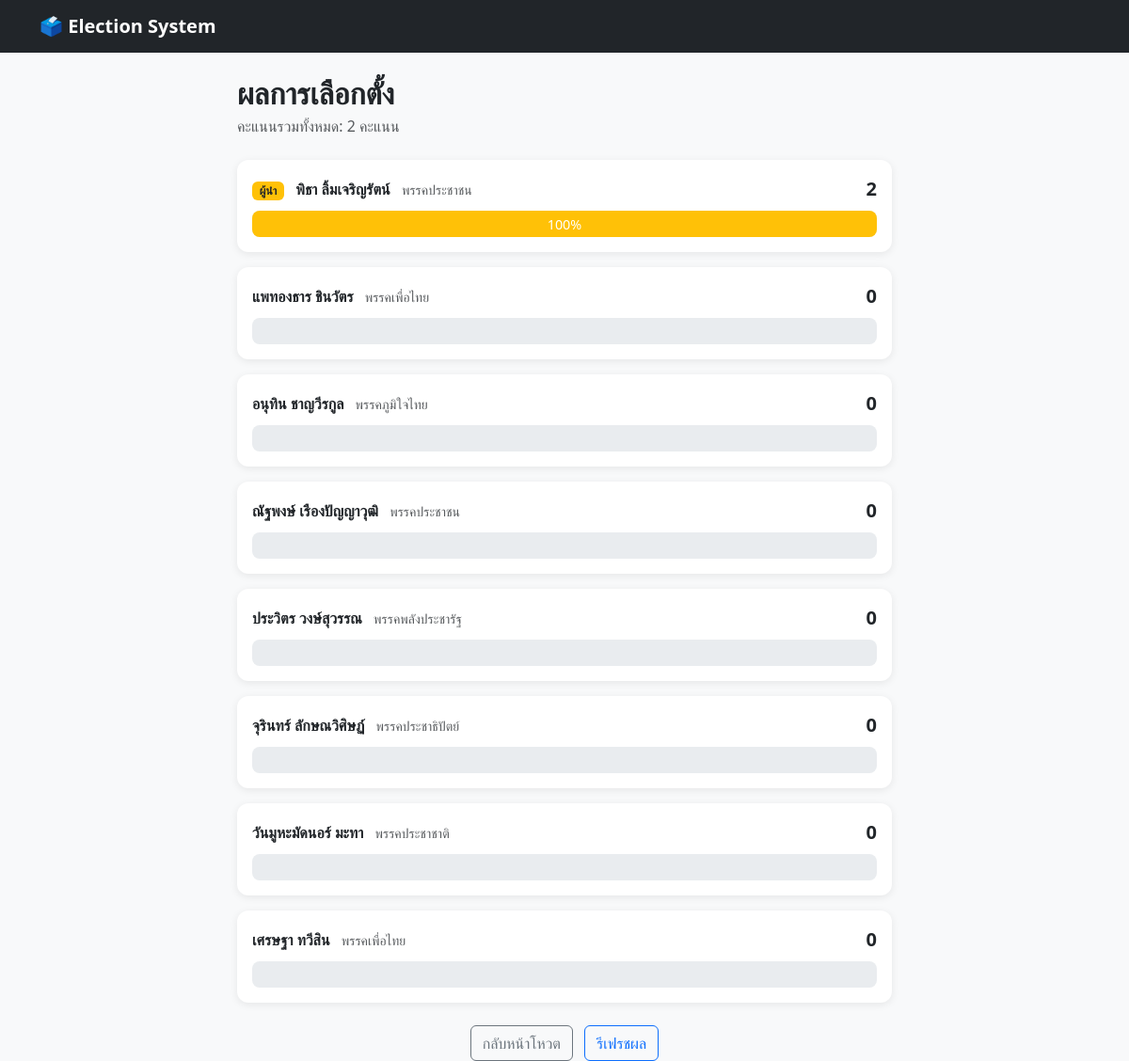
The app's page /results/ with its own data.
### polls/models.py (models this page shows, shortened)
class Candidate(models.Model):
    name = models.CharField(max_length=200)
    party = models.CharField(max_length=200)

### polls/views.py (the view)
# urls.py: path('results/', views.results, name='results'),
def results(request):
    candidates = Candidate.objects.annotate(
        vote_count=Count('votes')
    ).order_by('-vote_count')
    total_votes = Vote.objects.count()
    return render(request, 'polls/results.html', {
        'candidates': candidates,
        'total_votes': total_votes,
    })

### polls/templates/polls/results.html (shortened to what this page needs)
{% extends 'polls/base.html' %}
{% block content %}
<h2 class="fw-bold mb-1">ผลการเลือกตั้ง</h2>
<p class="text-muted mb-4">คะแนนรวมทั้งหมด: {{ total_votes }} คะแนน</p>
{% for candidate in candidates %}
<div class="card candidate-card p-3 mb-3 {% if forloop.first and total_votes %}border-warning border-2{% endif %}">
  <div class="d-flex justify-content-between align-items-center mb-2">
    <div>
      {% if forloop.first and total_votes %}
      <span class="badge bg-warning text-dark me-2">ผู้นำ</span>
      {% endif %}
      <span class="fw-bold">{{ candidate.name }}</span>
      <small class="text-muted ms-2">{{ candidate.party }}</small>
    </div>
    <span class="fw-bold fs-5">{{ candidate.vote_count }}</span>
  </div>
  <div class="progress">
    <div class="progress-bar {% if forloop.first %}bg-warning{% else %}bg-primary{% endif %}"
         style="width: {% if total_votes %}{% widthratio candidate.vote_count total_votes 100 %}{% else %}0{% endif %}%">
      {% if total_votes and candidate.vote_count %}
        {% widthratio candidate.vote_count total_votes 100 %}%
      {% endif %}
    </div>
  </div>
</div>
{% empty %}
<p class="text-muted text-center">ยังไม่มีผู้สมัคร</p>
{% endfor %}
<div class="text-center mt-4">
  <a href="{% url 'home' %}" class="btn btn-outline-secondary">กลับหน้าโหวต</a>
  <button onclick="location.reload()" class="btn btn-outline-primary ms-2">รีเฟรชผล</button>
</div>
{% endblock %}

### polls/templates/polls/base.html (style rules this page uses)
body { background-color: #f8f9fa; }
.progress { height: 28px; border-radius: 8px; }
.progress-bar { font-size: 0.9rem; font-weight: 500; }
.candidate-card { border: none; box-shadow: 0 2px 8px rgba(0,0,0,0.08); border-radius: 12px; transition: box-shadow 0.2s; }

### records on screen
Candidate: shows "ผู้นำ", name "พิธา ลิ้มเจริญรัตน์", party "พรรคประชาชน", vote_count "2", vote_count "100"
Candidate: name "แพทองธาร ชินวัตร", party "พรรคเพื่อไทย", vote_count "0"
Candidate: name "อนุทิน ชาญวีรกูล", party "พรรคภูมิใจไทย", vote_count "0"
Candidate: name "ณัฐพงษ์ เรืองปัญญาวุฒิ", party "พรรคประชาชน", vote_count "0"
Candidate: name "ประวิตร วงษ์สุวรรณ", party "พรรคพลังประชารัฐ", vote_count "0"
Candidate: name "จุรินทร์ ลักษณวิศิษฏ์", party "พรรคประชาธิปัตย์", vote_count "0"
Candidate: name "วันมูหะมัดนอร์ มะทา", party "พรรคประชาชาติ", vote_count "0"
Candidate: name "เศรษฐา ทวีสิน", party "พรรคเพื่อไทย", vote_count "0"

### other values on screen
{{ total_votes }} "2"
